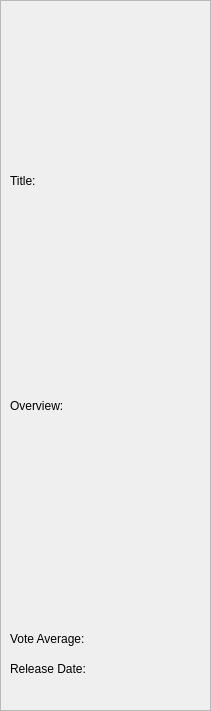
   <widget class="QFrame" name="frame_2">
    <property name="geometry">
     <rect>
      <x>800</x>
      <y>0</y>
      <width>211</width>
      <height>711</height>
     </rect>
    </property>
    <property name="maximumSize">
     <size>
      <width>500</width>
      <height>16777215</height>
     </size>
    </property>
    <property name="frameShape">
     <enum>QFrame::StyledPanel</enum>
    </property>
    <property name="lineWidth">
     <number>1</number>
    </property>
    <widget class="QLabel" name="info_name">
     <property name="geometry">
      <rect>
       <x>10</x>
       <y>150</y>
       <width>141</width>
       <height>61</height>
      </rect>
     </property>
     <property name="text">
      <string>Title:</string>
     </property>
     <property name="wordWrap">
      <bool>true</bool>
     </property>
    </widget>
    <widget class="QLabel" name="info_poster">
     <property name="geometry">
      <rect>
       <x>40</x>
       <y>10</y>
       <width>95</width>
       <height>131</height>
      </rect>
     </property>
     <property name="maximumSize">
      <size>
       <width>95</width>
       <height>131</height>
      </size>
     </property>
     <property name="text">
      <string/>
     </property>
     <property name="textFormat">
      <enum>Qt::RichText</enum>
     </property>
     <property name="scaledContents">
      <bool>true</bool>
     </property>
     <property name="wordWrap">
      <bool>true</bool>
     </property>
    </widget>
    <widget class="QLabel" name="info_overview">
     <property name="geometry">
      <rect>
       <x>10</x>
       <y>230</y>
       <width>191</width>
       <height>351</height>
      </rect>
     </property>
     <property name="text">
      <string>Overview:</string>
     </property>
     <property name="wordWrap">
      <bool>true</bool>
     </property>
    </widget>
    <widget class="QLabel" name="info_date_2">
     <property name="geometry">
      <rect>
       <x>120</x>
       <y>660</y>
       <width>91</width>
       <height>20</height>
      </rect>
     </property>
     <property name="text">
      <string/>
     </property>
     <property name="wordWrap">
      <bool>true</bool>
     </property>
    </widget>
    <widget class="QLabel" name="info_vote_2">
     <property name="geometry">
      <rect>
       <x>120</x>
       <y>630</y>
       <width>81</width>
       <height>20</height>
      </rect>
     </property>
     <property name="text">
      <string/>
     </property>
     <property name="wordWrap">
      <bool>true</bool>
     </property>
    </widget>
    <widget class="QLabel" name="info_vote">
     <property name="geometry">
      <rect>
       <x>10</x>
       <y>630</y>
       <width>101</width>
       <height>17</height>
      </rect>
     </property>
     <property name="text">
      <string>Vote Average: </string>
     </property>
     <property name="wordWrap">
      <bool>true</bool>
     </property>
    </widget>
    <widget class="QLabel" name="info_date">
     <property name="geometry">
      <rect>
       <x>10</x>
       <y>660</y>
       <width>101</width>
       <height>17</height>
      </rect>
     </property>
     <property name="text">
      <string>Release Date: </string>
     </property>
     <property name="wordWrap">
      <bool>true</bool>
     </property>
    </widget>
   </widget>
